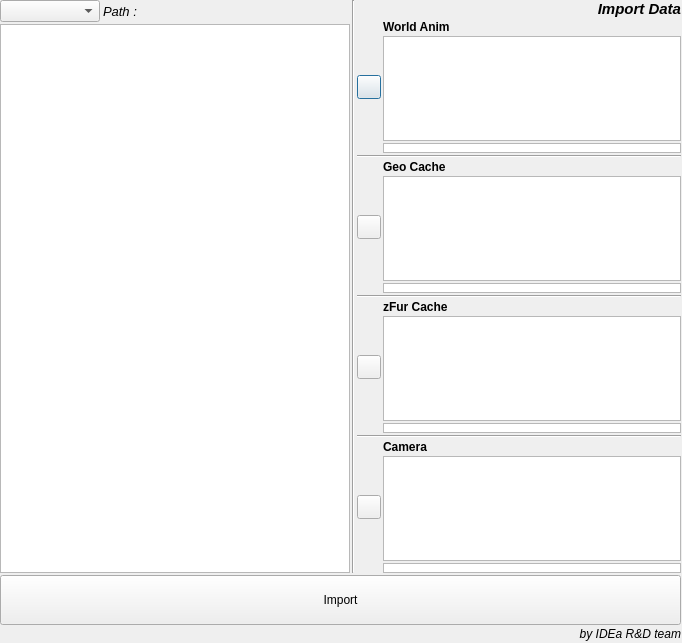
<?xml version="1.0" encoding="UTF-8"?>
<ui version="4.0">
 <class>Dialog</class>
 <widget class="QDialog" name="Dialog">
  <property name="geometry">
   <rect>
    <x>0</x>
    <y>0</y>
    <width>682</width>
    <height>643</height>
   </rect>
  </property>
  <property name="minimumSize">
   <size>
    <width>682</width>
    <height>643</height>
   </size>
  </property>
  <property name="maximumSize">
   <size>
    <width>682</width>
    <height>643</height>
   </size>
  </property>
  <property name="windowTitle">
   <string>MrGo Import Window</string>
  </property>
  <widget class="QWidget" name="layoutWidget">
   <property name="geometry">
    <rect>
     <x>0</x>
     <y>0</y>
     <width>681</width>
     <height>641</height>
    </rect>
   </property>
   <layout class="QVBoxLayout" name="verticalLayout_11">
    <property name="spacing">
     <number>2</number>
    </property>
    <item>
     <layout class="QHBoxLayout" name="horizontalLayout_5">
      <item>
       <layout class="QVBoxLayout" name="verticalLayout_10">
        <property name="spacing">
         <number>2</number>
        </property>
        <item>
         <layout class="QHBoxLayout" name="horizontalLayout_6">
          <property name="spacing">
           <number>3</number>
          </property>
          <item>
           <widget class="QComboBox" name="shot_comboBox">
            <property name="maximumSize">
             <size>
              <width>100</width>
              <height>16777215</height>
             </size>
            </property>
            <property name="maxVisibleItems">
             <number>20</number>
            </property>
           </widget>
          </item>
          <item>
           <widget class="QLabel" name="path_label">
            <property name="font">
             <font>
              <pointsize>10</pointsize>
              <weight>50</weight>
              <italic>true</italic>
              <bold>false</bold>
             </font>
            </property>
            <property name="text">
             <string>Path :</string>
            </property>
            <property name="alignment">
             <set>Qt::AlignLeading|Qt::AlignLeft|Qt::AlignVCenter</set>
            </property>
           </widget>
          </item>
         </layout>
        </item>
        <item>
         <widget class="QTreeView" name="treeView">
          <property name="sizePolicy">
           <sizepolicy hsizetype="Minimum" vsizetype="Expanding">
            <horstretch>0</horstretch>
            <verstretch>0</verstretch>
           </sizepolicy>
          </property>
          <property name="minimumSize">
           <size>
            <width>350</width>
            <height>0</height>
           </size>
          </property>
         </widget>
        </item>
       </layout>
      </item>
      <item>
       <widget class="Line" name="line_4">
        <property name="orientation">
         <enum>Qt::Vertical</enum>
        </property>
       </widget>
      </item>
      <item>
       <layout class="QVBoxLayout" name="verticalLayout_9">
        <property name="spacing">
         <number>2</number>
        </property>
        <item>
         <widget class="QLabel" name="label_5">
          <property name="font">
           <font>
            <pointsize>11</pointsize>
            <weight>75</weight>
            <italic>true</italic>
            <bold>true</bold>
           </font>
          </property>
          <property name="text">
           <string>Import Data</string>
          </property>
          <property name="alignment">
           <set>Qt::AlignRight|Qt::AlignTrailing|Qt::AlignVCenter</set>
          </property>
         </widget>
        </item>
        <item>
         <layout class="QHBoxLayout" name="horizontalLayout">
          <property name="spacing">
           <number>2</number>
          </property>
          <item>
           <layout class="QVBoxLayout" name="verticalLayout_5">
            <property name="spacing">
             <number>3</number>
            </property>
            <item>
             <spacer name="verticalSpacer_2">
              <property name="orientation">
               <enum>Qt::Vertical</enum>
              </property>
              <property name="sizeHint" stdset="0">
               <size>
                <width>20</width>
                <height>40</height>
               </size>
              </property>
             </spacer>
            </item>
            <item>
             <widget class="QPushButton" name="anim_inout_pushButton">
              <property name="sizePolicy">
               <sizepolicy hsizetype="Fixed" vsizetype="Fixed">
                <horstretch>0</horstretch>
                <verstretch>0</verstretch>
               </sizepolicy>
              </property>
              <property name="minimumSize">
               <size>
                <width>24</width>
                <height>24</height>
               </size>
              </property>
              <property name="maximumSize">
               <size>
                <width>24</width>
                <height>24</height>
               </size>
              </property>
              <property name="text">
               <string/>
              </property>
             </widget>
            </item>
            <item>
             <spacer name="verticalSpacer">
              <property name="orientation">
               <enum>Qt::Vertical</enum>
              </property>
              <property name="sizeHint" stdset="0">
               <size>
                <width>20</width>
                <height>40</height>
               </size>
              </property>
             </spacer>
            </item>
           </layout>
          </item>
          <item>
           <layout class="QVBoxLayout" name="verticalLayout">
            <property name="spacing">
             <number>2</number>
            </property>
            <item>
             <widget class="QLabel" name="label">
              <property name="font">
               <font>
                <weight>75</weight>
                <bold>true</bold>
               </font>
              </property>
              <property name="text">
               <string>World Anim</string>
              </property>
             </widget>
            </item>
            <item>
             <widget class="QListWidget" name="anim_list"/>
            </item>
            <item>
             <widget class="QListWidget" name="anim_fdlist">
              <property name="sizePolicy">
               <sizepolicy hsizetype="Expanding" vsizetype="Minimum">
                <horstretch>0</horstretch>
                <verstretch>0</verstretch>
               </sizepolicy>
              </property>
              <property name="maximumSize">
               <size>
                <width>16777215</width>
                <height>10</height>
               </size>
              </property>
             </widget>
            </item>
           </layout>
          </item>
         </layout>
        </item>
        <item>
         <widget class="Line" name="line">
          <property name="orientation">
           <enum>Qt::Horizontal</enum>
          </property>
         </widget>
        </item>
        <item>
         <layout class="QHBoxLayout" name="horizontalLayout_2">
          <property name="spacing">
           <number>2</number>
          </property>
          <item>
           <layout class="QVBoxLayout" name="verticalLayout_6">
            <property name="spacing">
             <number>3</number>
            </property>
            <item>
             <spacer name="verticalSpacer_3">
              <property name="orientation">
               <enum>Qt::Vertical</enum>
              </property>
              <property name="sizeHint" stdset="0">
               <size>
                <width>20</width>
                <height>40</height>
               </size>
              </property>
             </spacer>
            </item>
            <item>
             <widget class="QPushButton" name="geo_inout_pushButton">
              <property name="sizePolicy">
               <sizepolicy hsizetype="Fixed" vsizetype="Fixed">
                <horstretch>0</horstretch>
                <verstretch>0</verstretch>
               </sizepolicy>
              </property>
              <property name="minimumSize">
               <size>
                <width>24</width>
                <height>24</height>
               </size>
              </property>
              <property name="maximumSize">
               <size>
                <width>24</width>
                <height>24</height>
               </size>
              </property>
              <property name="text">
               <string/>
              </property>
             </widget>
            </item>
            <item>
             <spacer name="verticalSpacer_4">
              <property name="orientation">
               <enum>Qt::Vertical</enum>
              </property>
              <property name="sizeHint" stdset="0">
               <size>
                <width>20</width>
                <height>40</height>
               </size>
              </property>
             </spacer>
            </item>
           </layout>
          </item>
          <item>
           <layout class="QVBoxLayout" name="verticalLayout_2">
            <property name="spacing">
             <number>2</number>
            </property>
            <item>
             <widget class="QLabel" name="label_2">
              <property name="font">
               <font>
                <weight>75</weight>
                <bold>true</bold>
               </font>
              </property>
              <property name="text">
               <string>Geo Cache</string>
              </property>
             </widget>
            </item>
            <item>
             <widget class="QListWidget" name="geo_list"/>
            </item>
            <item>
             <widget class="QListWidget" name="geo_fdlist">
              <property name="maximumSize">
               <size>
                <width>16777215</width>
                <height>10</height>
               </size>
              </property>
             </widget>
            </item>
           </layout>
          </item>
         </layout>
        </item>
        <item>
         <widget class="Line" name="line_2">
          <property name="orientation">
           <enum>Qt::Horizontal</enum>
          </property>
         </widget>
        </item>
        <item>
         <layout class="QHBoxLayout" name="horizontalLayout_3">
          <property name="spacing">
           <number>2</number>
          </property>
          <item>
           <layout class="QVBoxLayout" name="verticalLayout_7">
            <property name="spacing">
             <number>3</number>
            </property>
            <item>
             <spacer name="verticalSpacer_5">
              <property name="orientation">
               <enum>Qt::Vertical</enum>
              </property>
              <property name="sizeHint" stdset="0">
               <size>
                <width>20</width>
                <height>40</height>
               </size>
              </property>
             </spacer>
            </item>
            <item>
             <widget class="QPushButton" name="zfur_inout_pushButton">
              <property name="sizePolicy">
               <sizepolicy hsizetype="Fixed" vsizetype="Fixed">
                <horstretch>0</horstretch>
                <verstretch>0</verstretch>
               </sizepolicy>
              </property>
              <property name="minimumSize">
               <size>
                <width>24</width>
                <height>24</height>
               </size>
              </property>
              <property name="maximumSize">
               <size>
                <width>24</width>
                <height>24</height>
               </size>
              </property>
              <property name="text">
               <string/>
              </property>
             </widget>
            </item>
            <item>
             <spacer name="verticalSpacer_6">
              <property name="orientation">
               <enum>Qt::Vertical</enum>
              </property>
              <property name="sizeHint" stdset="0">
               <size>
                <width>20</width>
                <height>40</height>
               </size>
              </property>
             </spacer>
            </item>
           </layout>
          </item>
          <item>
           <layout class="QVBoxLayout" name="verticalLayout_3">
            <property name="spacing">
             <number>2</number>
            </property>
            <item>
             <widget class="QLabel" name="label_3">
              <property name="font">
               <font>
                <weight>75</weight>
                <bold>true</bold>
               </font>
              </property>
              <property name="text">
               <string>zFur Cache</string>
              </property>
             </widget>
            </item>
            <item>
             <widget class="QListWidget" name="zfur_list"/>
            </item>
            <item>
             <widget class="QListWidget" name="zfur_fdlist">
              <property name="maximumSize">
               <size>
                <width>16777215</width>
                <height>10</height>
               </size>
              </property>
             </widget>
            </item>
           </layout>
          </item>
         </layout>
        </item>
        <item>
         <widget class="Line" name="line_3">
          <property name="orientation">
           <enum>Qt::Horizontal</enum>
          </property>
         </widget>
        </item>
        <item>
         <layout class="QHBoxLayout" name="horizontalLayout_4">
          <property name="spacing">
           <number>2</number>
          </property>
          <item>
           <layout class="QVBoxLayout" name="verticalLayout_8">
            <property name="spacing">
             <number>3</number>
            </property>
            <item>
             <spacer name="verticalSpacer_7">
              <property name="orientation">
               <enum>Qt::Vertical</enum>
              </property>
              <property name="sizeHint" stdset="0">
               <size>
                <width>20</width>
                <height>40</height>
               </size>
              </property>
             </spacer>
            </item>
            <item>
             <widget class="QPushButton" name="cam_inout_pushButton">
              <property name="sizePolicy">
               <sizepolicy hsizetype="Fixed" vsizetype="Fixed">
                <horstretch>0</horstretch>
                <verstretch>0</verstretch>
               </sizepolicy>
              </property>
              <property name="minimumSize">
               <size>
                <width>24</width>
                <height>24</height>
               </size>
              </property>
              <property name="maximumSize">
               <size>
                <width>24</width>
                <height>24</height>
               </size>
              </property>
              <property name="text">
               <string/>
              </property>
             </widget>
            </item>
            <item>
             <spacer name="verticalSpacer_8">
              <property name="orientation">
               <enum>Qt::Vertical</enum>
              </property>
              <property name="sizeHint" stdset="0">
               <size>
                <width>20</width>
                <height>40</height>
               </size>
              </property>
             </spacer>
            </item>
           </layout>
          </item>
          <item>
           <layout class="QVBoxLayout" name="verticalLayout_4">
            <property name="spacing">
             <number>2</number>
            </property>
            <item>
             <widget class="QLabel" name="label_4">
              <property name="font">
               <font>
                <weight>75</weight>
                <bold>true</bold>
               </font>
              </property>
              <property name="text">
               <string>Camera</string>
              </property>
             </widget>
            </item>
            <item>
             <widget class="QListWidget" name="cam_list"/>
            </item>
            <item>
             <widget class="QListWidget" name="cam_fdlist">
              <property name="maximumSize">
               <size>
                <width>16777215</width>
                <height>10</height>
               </size>
              </property>
             </widget>
            </item>
           </layout>
          </item>
         </layout>
        </item>
       </layout>
      </item>
     </layout>
    </item>
    <item>
     <widget class="QPushButton" name="import_pushButton">
      <property name="minimumSize">
       <size>
        <width>0</width>
        <height>50</height>
       </size>
      </property>
      <property name="text">
       <string>Import</string>
      </property>
     </widget>
    </item>
    <item>
     <widget class="QLabel" name="label_7">
      <property name="font">
       <font>
        <pointsize>9</pointsize>
        <italic>true</italic>
       </font>
      </property>
      <property name="text">
       <string>by IDEa R&amp;D team</string>
      </property>
      <property name="alignment">
       <set>Qt::AlignRight|Qt::AlignTrailing|Qt::AlignVCenter</set>
      </property>
     </widget>
    </item>
   </layout>
  </widget>
 </widget>
 <resources/>
 <connections/>
</ui>
